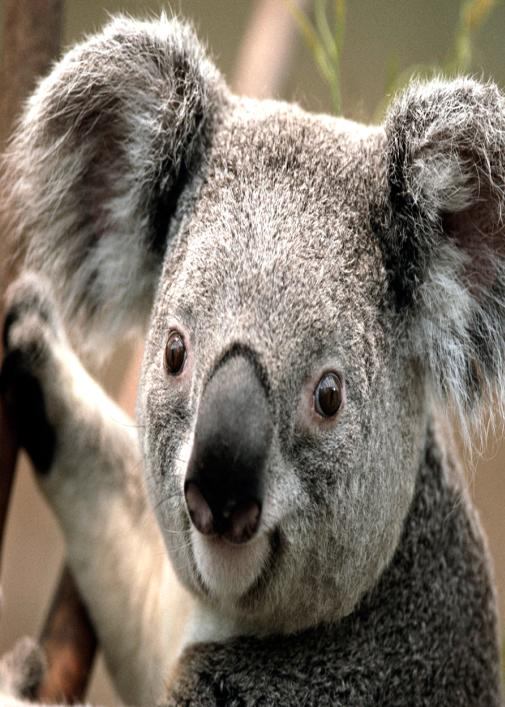
#> input picture Python+Excel/ch10/koala.jpg, 505 x 707 px
$ python ch10-2-2b.py
#> lines starting #> are read from the running program, lines starting #| are printed output that depends on the picture
from PIL import Image

im = Image.open("koala.jpg")
#> im is the input picture: PIL image 505x707 RGB; mean R, G, B 124.9, 115.6, 103.9
print(im.size)
#| (505, 707)
im.thumbnail((300, 200))
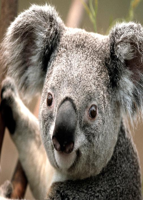
#> im: PIL image 143x200 RGB; mean R, G, B 124.9, 115.6, 103.9
print(im.size)
#| (143, 200)
im.save("koala_resized03.jpg")
